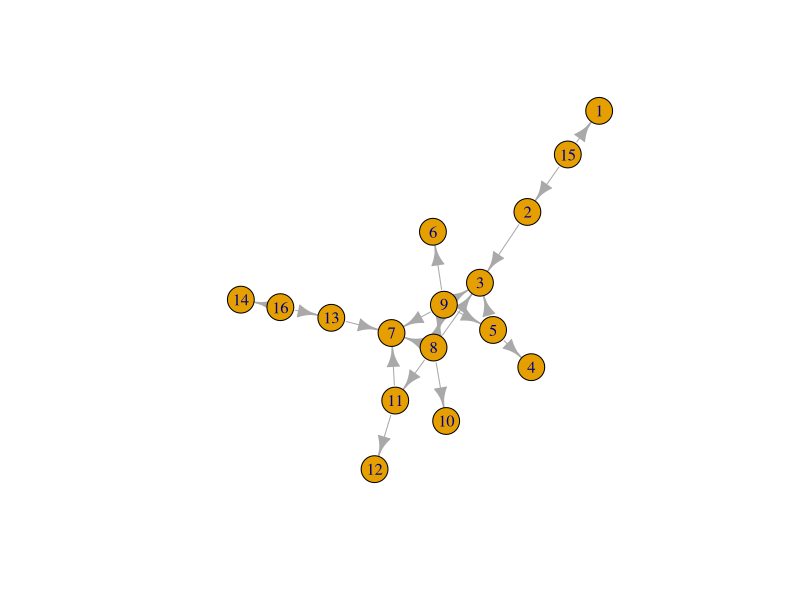
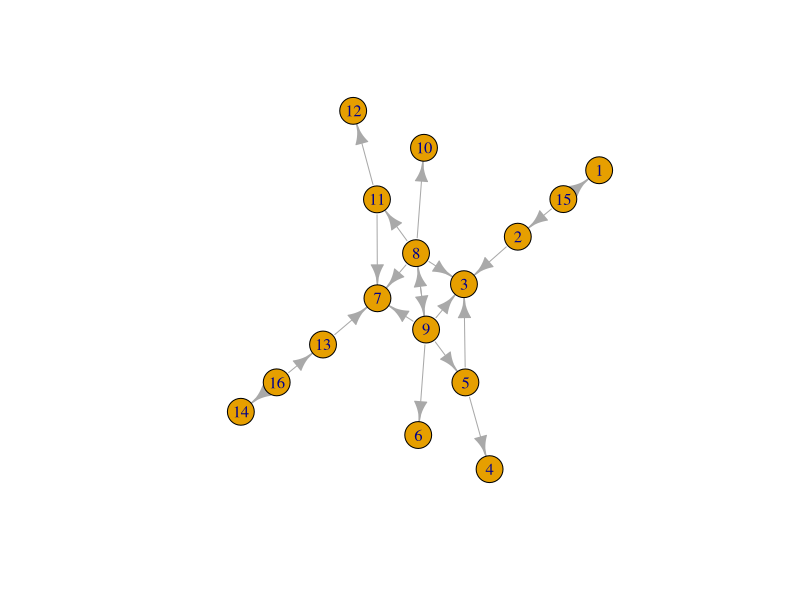
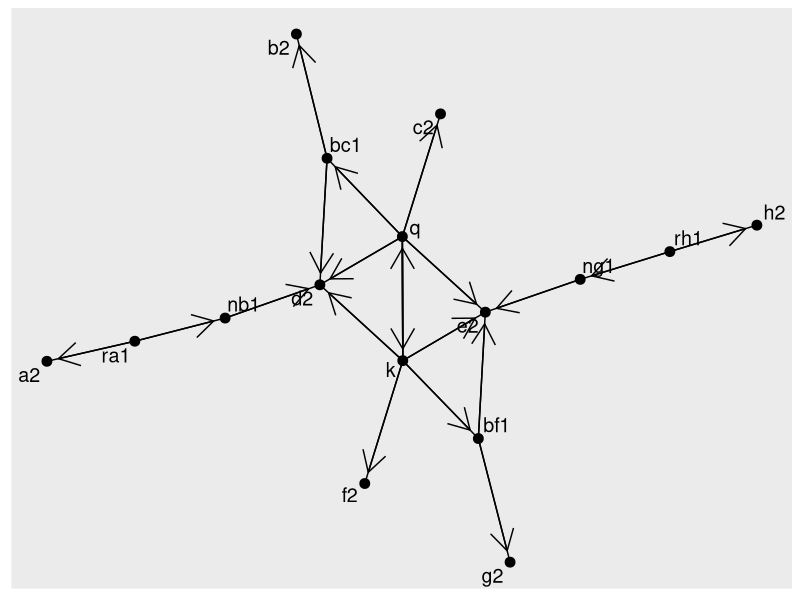

Write the R code that produced these figures, in order.

######
### Chess Network Analysis Project
### Github version
### Helpful sources in this project: 
### https://www.jessesadler.com/post/network-analysis-with-r/
### https://www.data-imaginist.com/2017/ggraph-introduction-edges/
#####

# Load packages

library(tidyverse)
library(igraph)
library(ggraph)

### Create network for chess starting position (for white)

# Create Edge list

protector<-c("ra1","ra1","nb1","bc1","bc1","q","q","q","q","q","k","k","k","k","k","bf1","bf1","ng1","rh1","rh1")
protectee<-c("a2","nb1","d2","b2","d2","bc1","c2","d2","e2","k","q","d2","e2","f2","bf1","e2","g2","e2","ng1","h2")

chess_edge_list<-as_tibble(cbind(protector,protectee))
chess_edge_list

# Create Node list

pieces<-c(unique(protectee),"ra1","rh1")
chess_node_list<-as_tibble(pieces)

chess_node_list <- chess_node_list %>% rowid_to_column("id")
chess_node_list

# Finish edge list (by replacing piece names with id labels)

chess_edge_list<-chess_edge_list %>% left_join(chess_node_list,by=c("protector"="value")) %>% rename(protect=id)
chess_edge_list<-chess_edge_list %>% left_join(chess_node_list,by=c("protectee"="value")) %>% rename(protected=id)
chess_edge_list

chess_edge_list<-chess_edge_list %>% select(protect, protected)
chess_edge_list

# Create network object

chess_network<-graph_from_data_frame(d=chess_edge_list,vertices = chess_node_list,directed = T)
summary(chess_network)
plot(chess_network)
plot(chess_network,mode="circle")

# Plot in ggraph

ggraph(chess_network) + geom_node_text(label=chess_node_list$value,size=5,repel = T) + geom_node_point(size=3) +
  geom_edge_link() +  geom_edge_link(arrow = arrow(length = unit(6, 'mm')), end_cap = circle(3, 'mm')) 
